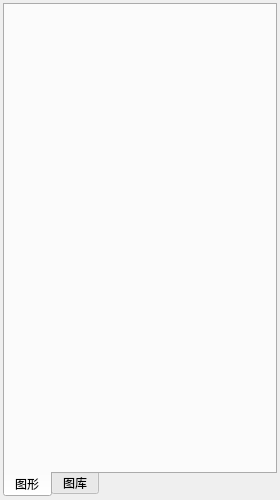
<?xml version="1.0" encoding="UTF-8"?>
<ui version="4.0">
 <class>ElementLibraryWidget</class>
 <widget class="QWidget" name="ElementLibraryWidget">
  <property name="geometry">
   <rect>
    <x>0</x>
    <y>0</y>
    <width>280</width>
    <height>500</height>
   </rect>
  </property>
  <property name="minimumSize">
   <size>
    <width>280</width>
    <height>500</height>
   </size>
  </property>
  <property name="maximumSize">
   <size>
    <width>280</width>
    <height>500</height>
   </size>
  </property>
  <property name="windowTitle">
   <string>图形元素</string>
  </property>
  <layout class="QVBoxLayout" name="verticalLayout">
   <property name="sizeConstraint">
    <enum>QLayout::SetMaximumSize</enum>
   </property>
   <property name="leftMargin">
    <number>3</number>
   </property>
   <property name="topMargin">
    <number>3</number>
   </property>
   <property name="rightMargin">
    <number>3</number>
   </property>
   <property name="bottomMargin">
    <number>3</number>
   </property>
   <item>
    <widget class="QTabWidget" name="tabWidget">
     <property name="tabPosition">
      <enum>QTabWidget::South</enum>
     </property>
     <property name="tabShape">
      <enum>QTabWidget::Rounded</enum>
     </property>
     <property name="currentIndex">
      <number>0</number>
     </property>
     <property name="elideMode">
      <enum>Qt::ElideNone</enum>
     </property>
     <property name="usesScrollButtons">
      <bool>true</bool>
     </property>
     <widget class="QWidget" name="tabElements">
      <attribute name="title">
       <string>图形</string>
      </attribute>
      <layout class="QVBoxLayout" name="layoutElements">
       <property name="spacing">
        <number>1</number>
       </property>
       <property name="leftMargin">
        <number>1</number>
       </property>
       <property name="topMargin">
        <number>1</number>
       </property>
       <property name="rightMargin">
        <number>1</number>
       </property>
       <property name="bottomMargin">
        <number>1</number>
       </property>
      </layout>
     </widget>
     <widget class="QWidget" name="tab_2">
      <attribute name="title">
       <string>图库</string>
      </attribute>
      <layout class="QGridLayout" name="gridLayout_4" rowstretch="1,0">
       <property name="leftMargin">
        <number>1</number>
       </property>
       <property name="topMargin">
        <number>1</number>
       </property>
       <property name="rightMargin">
        <number>1</number>
       </property>
       <property name="bottomMargin">
        <number>1</number>
       </property>
       <property name="spacing">
        <number>1</number>
       </property>
       <item row="0" column="0">
        <layout class="QGridLayout" name="libraryGridLayout"/>
       </item>
       <item row="1" column="0">
        <layout class="QHBoxLayout" name="horizontalLayout">
         <item>
          <spacer name="horizontalSpacer">
           <property name="orientation">
            <enum>Qt::Horizontal</enum>
           </property>
           <property name="sizeHint" stdset="0">
            <size>
             <width>40</width>
             <height>20</height>
            </size>
           </property>
          </spacer>
         </item>
         <item>
          <widget class="QPushButton" name="pbLoadLibrary">
           <property name="text">
            <string>导入</string>
           </property>
          </widget>
         </item>
        </layout>
       </item>
      </layout>
     </widget>
    </widget>
   </item>
  </layout>
 </widget>
 <resources/>
 <connections/>
</ui>
